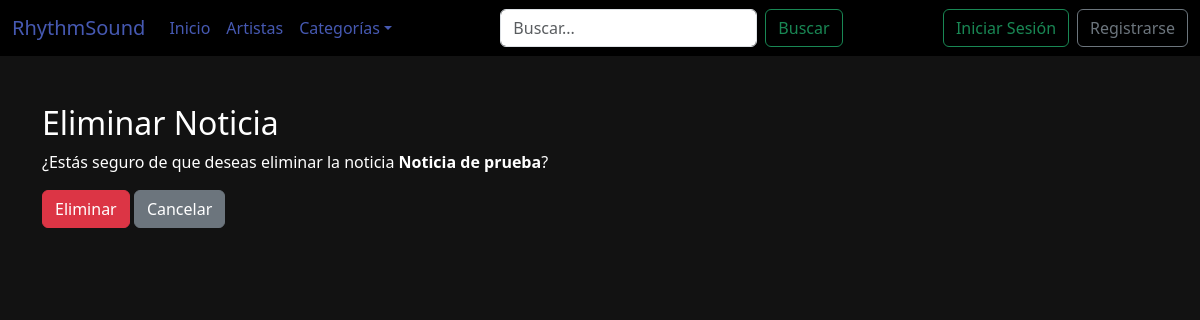
The app's page /noticia/eliminar/2/, older data.
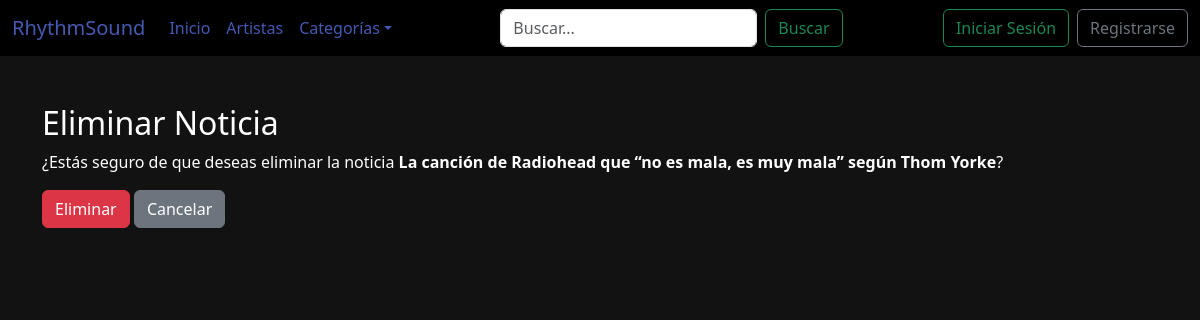
The same page, newer data.
### rsound/models.py (models this page shows, shortened)
class Noticia(models.Model):
    idNoticia = models.AutoField(primary_key=True, verbose_name='Id de Noticia')
    titulo = models.CharField(max_length=100)
    fecha = models.DateField(verbose_name='Fecha de Publicación')
    imagen = models.ImageField(upload_to='noticias/')
    descripcion = models.TextField()
    video_presentacion = models.URLField(blank=True, null=True)

### rsound/views.py (the view)
# urls.py: path('noticia/eliminar/<int:pk>/', eliminar_noticia, name='eliminar_noticia'),
def eliminar_noticia(request, pk):
    noticia = get_object_or_404(Noticia, pk=pk)
    if request.method == 'POST':
        noticia.delete()
        return redirect('adminnoticia')
    return render(request, 'rsound/Admin/eliminar_noticia.html', {'noticia': noticia})

### rsound/templates/rsound/Admin/eliminar_noticia.html (shortened to what this page needs)
{% extends 'rsound/Plantilla.html' %}
{% load static %}
{% block css %}
<link rel="stylesheet" href="{% static 'rsound/css/administracion.css' %}">
{% endblock css %}
{% block Contenido %}
<div class="container mt-5">
    <h2 class="colorblanco centrado">Eliminar Noticia</h2>
    <div class="fondoform">
      <p class="colorblanco">¿Estás seguro de que deseas eliminar la noticia <strong>{{ noticia.titulo }}</strong>?</p>
      <form action="{% url 'eliminar_noticia' noticia.idNoticia %}" method="post">
        <button type="submit" class="btn btn-danger">Eliminar</button>
        <a href="{% url 'adminnoticia' %}" class="btn btn-secondary">Cancelar</a>
      </form>
    </div>
  </div>
{% endblock Contenido %}

Row changes from the older to the newer data that the page shows:
changed Noticia: titulo "Noticia de prueba" → "La canción de Radiohead que “no es mala, es muy mala” según Thom Yorke"
